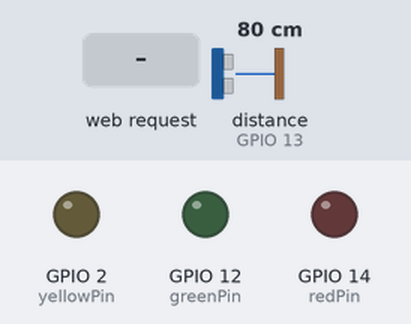
Bench run of a sketch on a simulated ESP32. Parts: output pins drawn as LEDs (lit = HIGH). Wiring (inferred from the names in the program): ultrasonic range finder: trigger GPIO 15; echo GPIO 13. The inputs (shaded band) are chosen by the test bench; at power-on: distance to the obstacle (sensor on GPIO 13) 80 cm. The echo pulse lasts 58.3 µs per cm; WiFi joins after 1.5 s; servers stay silent unless stated; uploads are accepted with an empty reply; the camera gives no picture; pins used as bus, display or sensor lines are not drawn; what the sketch prints to the serial monitor is not drawn.

Above: at 0.1 s.
At 3.0 s:
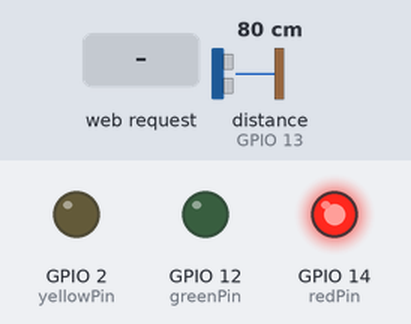
3.1 s: distance to the obstacle (sensor on GPIO 13) set to 4 cm
8.4 s: HTTP request GET /get-image received
At 13.9 s:
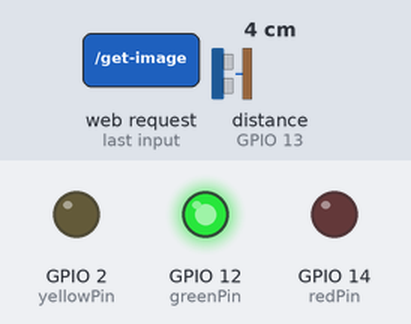
Timing chart, 0 to 20.3 s (numbered marks = the images above; inputs shaded):
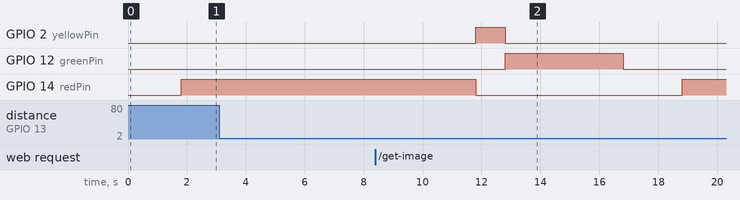

The sketch:

newcodesendimage.ino
```cpp
#include <WiFi.h>
#include <WebServer.h>
#include "soc/soc.h"
#include "soc/rtc_cntl_reg.h"
#include "esp_camera.h"
#include <base64.h>
#include <Arduino.h>
#include <freertos/FreeRTOS.h>
#include <freertos/task.h>

#define PWDN_GPIO_NUM 32
#define RESET_GPIO_NUM -1
#define XCLK_GPIO_NUM 0
#define SIOD_GPIO_NUM 26
#define SIOC_GPIO_NUM 27

#define Y9_GPIO_NUM 35
#define Y8_GPIO_NUM 34
#define Y7_GPIO_NUM 39
#define Y6_GPIO_NUM 36
#define Y5_GPIO_NUM 21
#define Y4_GPIO_NUM 19
#define Y3_GPIO_NUM 18
#define Y2_GPIO_NUM 5
#define VSYNC_GPIO_NUM 25
#define HREF_GPIO_NUM 23
#define PCLK_GPIO_NUM 22
//======================================== Insert your network credentials.
const char* ssid = "Iphone";
const char* password = "13131313";
//========================================

const int trigPin = 15;
const int echoPin = 13;
long duration;
int distance;
String response = "";

const int redPin = 14;
const int yellowPin = 2;
const int greenPin = 12;

TaskHandle_t TaskSendPhoto;
TaskHandle_t TaskSensor;
TaskHandle_t TaskTrafficLight;

void TaskSendPhotoCode(void* parameter);
void TaskSensorCode(void* parameter);
void TaskTrafficLightCode(void* parameter);

WebServer server(80);
// Server Address or Server IP.
String serverName = "20.115.48.152";  //--> Change with your server computer's IP address or your Domain name.
// The file path "upload_img.php" on the server folder.
String serverPath1 = "/detect";
String serverPath2 = "/api/storages/upload";
// Server Port.
int serverPort1 = 3012;
int serverPort2 = 3011;

WiFiClient client;

void sendPhotoToServer(int type) {
  String path;
  int port;
  if (type == 0) {
    path = serverPath1;
    port = serverPort1;
  } else {
    path = serverPath2;
    port = serverPort2;
  }
  String AllData;
  String DataBody;

  Serial.println();
  Serial.println("-----------");

  Serial.println("Taking a photo...");

  for (int i = 0; i <= 3; i++) {
    camera_fb_t* fb = NULL;
    fb = esp_camera_fb_get();
    if (!fb) {
      Serial.println("Camera capture failed");
      Serial.println("Restarting the ESP32 CAM.");
      delay(1000);
      ESP.restart();
      return;
    }
    esp_camera_fb_return(fb);
    delay(200);
  }

  camera_fb_t* fb = NULL;
  fb = esp_camera_fb_get();
  if (!fb) {
    Serial.println("Camera capture failed");
    Serial.println("Restarting the ESP32 CAM.");
    delay(1000);
    ESP.restart();
    return;
  }

  Serial.println("Taking a photo was successful.");

  Serial.println("Connecting to server: " + serverName);

  if (client.connect(serverName.c_str(), port)) {
    Serial.println("Connection successful!");
    unsigned long currentMillis = millis();  // Hoặc sử dụng micros() để lấy thời gian chính xác hơn
    String fileName = "ESP32CAM_" + String(currentMillis) + ".jpg";
    String post_data = "--dataMarker\r\nContent-Disposition: form-data; name=\"file\"; filename=\"" + fileName + "\"\r\nContent-Type: image/jpeg\r\n\r\n";
    String head = post_data;
    String boundary = "\r\n--dataMarker--\r\n";

    uint32_t imageLen = fb->len;
    uint32_t dataLen = head.length() + boundary.length();
    uint32_t totalLen = imageLen + dataLen;

    client.println("POST " + path + " HTTP/1.1");
    client.println("Host: " + serverName);
    client.println("Content-Length: " + String(totalLen));
    client.println("Content-Type: multipart/form-data; boundary=dataMarker");
    client.println();
    client.print(head);

    uint8_t* fbBuf = fb->buf;
    size_t fbLen = fb->len;
    for (size_t n = 0; n < fbLen; n = n + 1024) {
      if (n + 1024 < fbLen) {
        client.write(fbBuf, 1024);
        fbBuf += 1024;
      } else if (fbLen % 1024 > 0) {
        size_t remainder = fbLen % 1024;
        client.write(fbBuf, remainder);
      }
    }
    client.print(boundary);

    esp_camera_fb_return(fb);

    int timoutTimer = 10000;
    long startTimer = millis();
    boolean state = false;
    Serial.println("Response : ");
    while ((startTimer + timoutTimer) > millis()) {
      Serial.print(".");
      delay(200);

      // Skip HTTP headers
      while (client.available()) {
        char c = client.read();
        if (c == '\n') {
          if (AllData.length() == 0) {
            state = true;
          }
          AllData = "";
        } else if (c != '\r') {
          AllData += String(c);
        }
        if (state == true) {
          DataBody += String(c);
        }
        startTimer = millis();
      }
      if (DataBody.length() > 0) {
        response = DataBody;  // Store the server response in the variable
        break;
      }
    }
    client.stop();
    Serial.println(response);
    Serial.println("-----------");
    Serial.println();

  } else {
    client.stop();
    DataBody = "Connection to " + serverName + " failed.";
    Serial.println(DataBody);
    Serial.println("-----------");
  }
}

void senPhotoToClient() {
  Serial.println("heheh");
  Serial.println("Đang vào hàm test");
  Serial.println("IP của Client: " + server.client().remoteIP().toString());
  Serial.println("Phương thức yêu cầu: " + server.method());
  Serial.println("URI của yêu cầu: " + server.uri());
  sendPhotoToServer(1);
  server.send(200, "application/json", response);
}

void setup() {

  WRITE_PERI_REG(RTC_CNTL_BROWN_OUT_REG, 0);

  pinMode(trigPin, OUTPUT);
  pinMode(echoPin, INPUT);

  pinMode(redPin, OUTPUT);
  pinMode(yellowPin, OUTPUT);
  pinMode(greenPin, OUTPUT);

  Serial.begin(115200);
  Serial.println();

  WiFi.mode(WIFI_STA);
  Serial.println();

  Serial.println();
  Serial.print("Connecting to : ");
  Serial.println(ssid);
  WiFi.begin(ssid, password);

  int connecting_process_timed_out = 20;  //--> 20 = 20 seconds.
  connecting_process_timed_out = connecting_process_timed_out * 2;
  while (WiFi.status() != WL_CONNECTED) {
    Serial.print(".");
    delay(500);
    if (connecting_process_timed_out > 0) connecting_process_timed_out--;
    if (connecting_process_timed_out == 0) {
      Serial.println();
      Serial.print("Failed to connect to ");
      Serial.println(ssid);
      Serial.println("Restarting the ESP32 CAM.");
      delay(1000);
      ESP.restart();
    }
  }
  server.enableCORS(true);
  server.on("/get-image", HTTP_GET, senPhotoToClient);
  server.begin();
  Serial.print("IP Address of network: ");  // will IP address on Serial Monitor
  Serial.println(WiFi.localIP());

  Serial.println();
  Serial.print("Successfully connected to ");
  Serial.println(ssid);

  Serial.println();
  Serial.print("Set the camera ESP32 CAM...");

  camera_config_t config;
  config.ledc_channel = LEDC_CHANNEL_0;
  config.ledc_timer = LEDC_TIMER_0;
  config.pin_d0 = Y2_GPIO_NUM;
  config.pin_d1 = Y3_GPIO_NUM;
  config.pin_d2 = Y4_GPIO_NUM;
  config.pin_d3 = Y5_GPIO_NUM;
  config.pin_d4 = Y6_GPIO_NUM;
  config.pin_d5 = Y7_GPIO_NUM;
  config.pin_d6 = Y8_GPIO_NUM;
  config.pin_d7 = Y9_GPIO_NUM;
  config.pin_xclk = XCLK_GPIO_NUM;
  config.pin_pclk = PCLK_GPIO_NUM;
  config.pin_vsync = VSYNC_GPIO_NUM;
  config.pin_href = HREF_GPIO_NUM;
  config.pin_sscb_sda = SIOD_GPIO_NUM;
  config.pin_sscb_scl = SIOC_GPIO_NUM;
  config.pin_pwdn = PWDN_GPIO_NUM;
  config.pin_reset = RESET_GPIO_NUM;
  config.xclk_freq_hz = 20000000;
  config.pixel_format = PIXFORMAT_JPEG;

  if (psramFound()) {
    config.frame_size = FRAMESIZE_UXGA;
    config.jpeg_quality = 10;  //--> 0-63 lower number means higher quality
    config.fb_count = 2;
  } else {
    config.frame_size = FRAMESIZE_SVGA;
    config.jpeg_quality = 8;  //--> 0-63 lower number means higher quality
    config.fb_count = 1;
  }

  esp_err_t err = esp_camera_init(&config);
  if (err != ESP_OK) {
    Serial.printf("Camera init failed with error 0x%x", err);
    Serial.println();
    Serial.println("Restarting the ESP32 CAM.");
    delay(1000);
    ESP.restart();
  }

  sensor_t* s = esp_camera_sensor_get();
  s->set_framesize(s, FRAMESIZE_SXGA);  //--> UXGA|SXGA|XGA|SVGA|VGA|CIF|QVGA|HQVGA|QQVGA

  Serial.println();
  Serial.println("Set camera ESP32 CAM successfully.");
  Serial.println();

  xTaskCreatePinnedToCore(
    TaskSendPhotoCode,
    "TaskSendPhoto",
    10000,
    NULL,
    1,
    &TaskSendPhoto,
    1);

  xTaskCreatePinnedToCore(
    TaskSensorCode,
    "TaskSensor",
    10000,
    NULL,
    1,
    &TaskSensor,
    0);

  xTaskCreatePinnedToCore(
    TaskTrafficLightCode,
    "TaskTrafficLight",
    10000,
    NULL,
    1,
    &TaskTrafficLight,
    0);
}

void loop() {
}

void TaskSendPhotoCode(void* parameter) {
  for (;;) {
    server.handleClient();
    bool isRedLightOn = digitalRead(redPin) == HIGH;

    // Nếu đèn đỏ sáng và khoảng cách nhỏ hơn 35mm (3.5cm), gửi ảnh lên server
    if (isRedLightOn && distance < 35 && distance > 0) {
      sendPhotoToServer(0);
    }

    vTaskDelay(1000 / portTICK_PERIOD_MS);  // Delay 10 seconds
  }
}

void TaskTrafficLightCode(void* parameter) {
  for (;;) {
    // Hiển thị đèn đỏ trong 10 giây
    digitalWrite(redPin, HIGH);
    delay(10000);
    digitalWrite(redPin, LOW);

    // Hiển thị đèn vàng trong 3 giây
    digitalWrite(yellowPin, HIGH);
    delay(1000);
    digitalWrite(yellowPin, LOW);

    // Hiển thị đèn xanh trong 10 giây
    digitalWrite(greenPin, HIGH);
    delay(4000);
    digitalWrite(greenPin, LOW);

    vTaskDelay(2000 / portTICK_PERIOD_MS);  // Delay 1 second
  }
}


void TaskSensorCode(void* parameter) {
  for (;;) {
    digitalWrite(trigPin, LOW);
    delayMicroseconds(2);
    digitalWrite(trigPin, HIGH);
    delayMicroseconds(10);
    digitalWrite(trigPin, LOW);
    duration = pulseIn(echoPin, HIGH);
    distance = duration * 0.034 / 2;  // Đổi thời gian thành khoảng cách (đơn vị mm)
    Serial.print(distance);
    Serial.println("cm");
    vTaskDelay(3000 / portTICK_PERIOD_MS);  // Delay 1 second
  }
}
```

Measured:
- after the input at 3.1 s, every drawn part: stays the same
